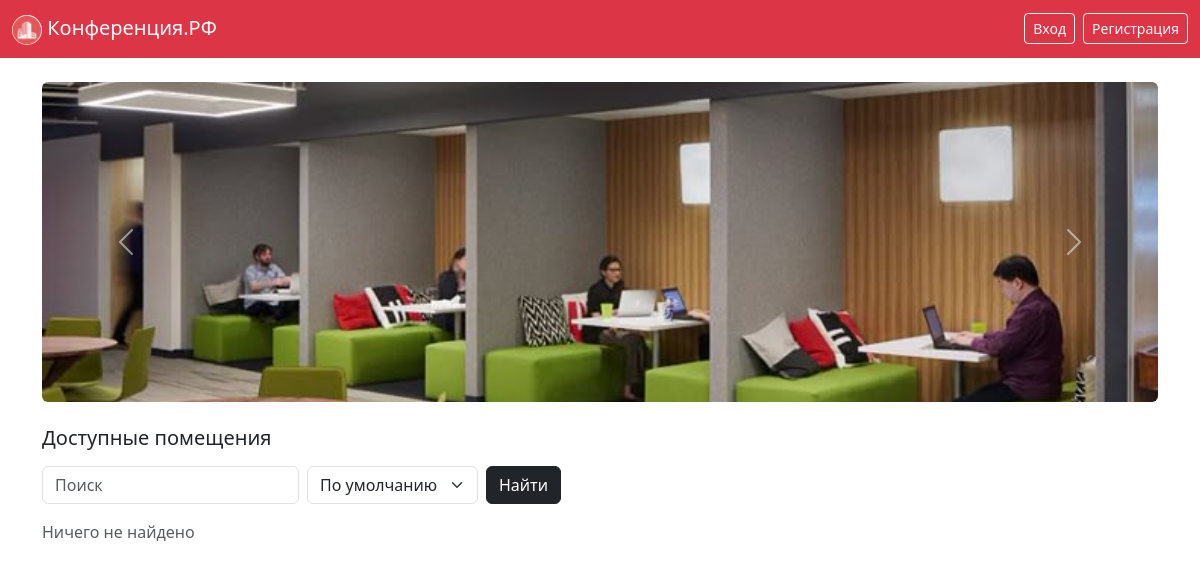
Before: / with the older database file.
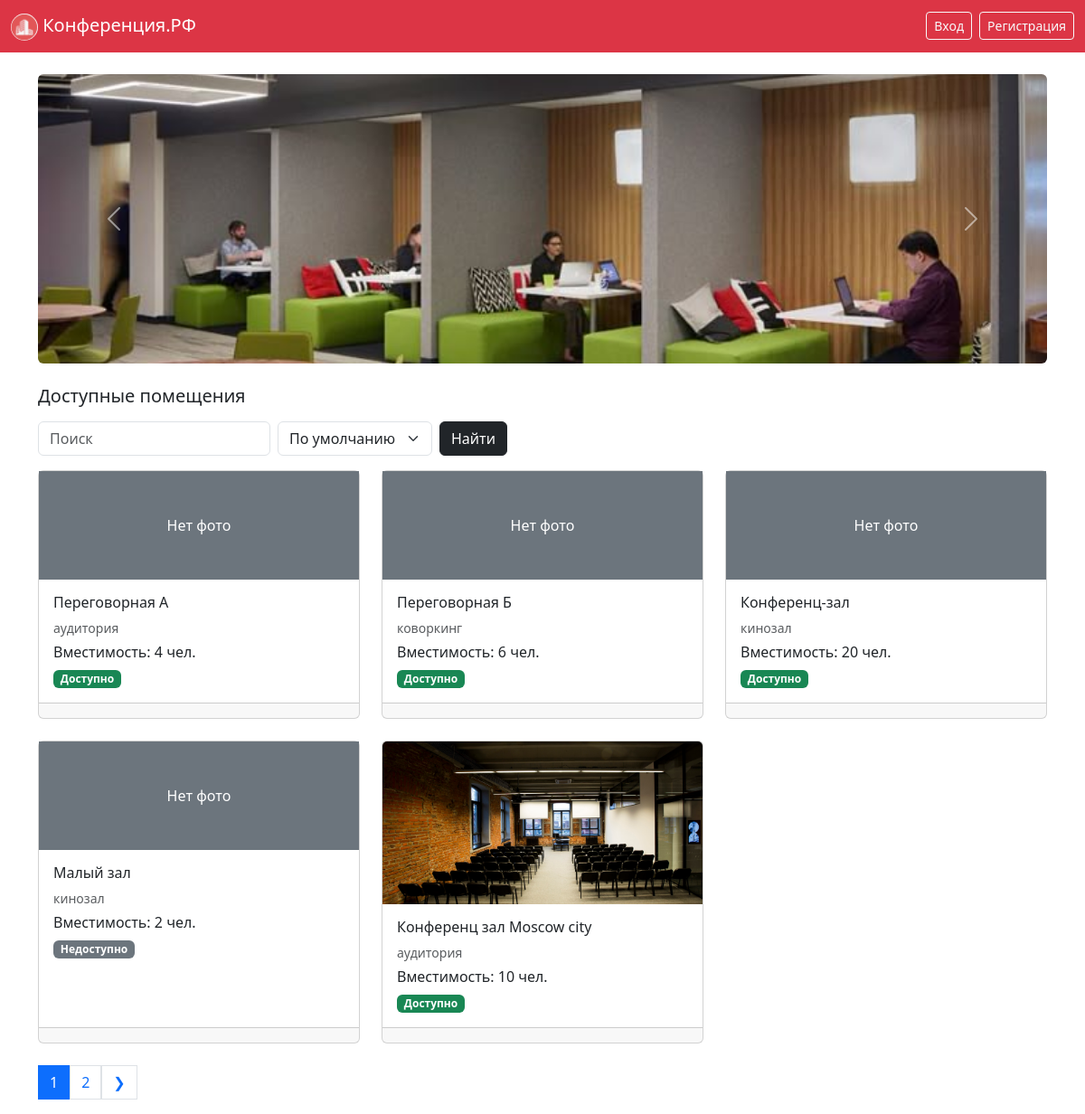
After: the same page with the newer database file.
### app/models.py (models this page shows, shortened)
class Room(models.Model):
    name = models.CharField(max_length=100)
    category = models.CharField(max_length=100)
    capacity = models.IntegerField(default=0)
    image = models.ImageField(upload_to='rooms/', blank=True, null=True)
    is_active = models.BooleanField(default=True)

### app/views.py (the view)
# urls.py: path('', views.rooms_view, name='rooms'),
def rooms_view(request):
    q = request.GET.get('q', '')
    sort = request.GET.get('sort', 'id')
    if sort not in ('id', 'name', 'capacity', '-capacity'): sort = 'id'
    qs = (Room.objects.filter(name__icontains=q) | Room.objects.filter(location__icontains=q) if q else Room.objects.all()).order_by(sort)
    page = Paginator(qs, 5).get_page(request.GET.get('page'))
    carousel_dir = os.path.join(settings.MEDIA_ROOT, 'carousel')
    carousel_images = []
    if os.path.isdir(carousel_dir):
        for f in sorted(os.listdir(carousel_dir)):
            if f.lower().endswith(('.jpg', '.jpeg', '.png', '.webp')): carousel_images.append(settings.MEDIA_URL + 'carousel/' + f)
    return render(request, 'rooms.html', {'rooms': page, 'q': q, 'sort': sort, 'carousel_images': carousel_images})

### app/templates/rooms.html (shortened to what this page needs)
{% extends 'base.html' %}
{% block content %}
{% if carousel_images %}
<div id='carousel' class='carousel slide mb-4' data-bs-ride='carousel' data-bs-interval='3000'>
  <div class='carousel-inner rounded' style='max-height:320px;overflow:hidden'>
    {% for img in carousel_images %}
    <div class='carousel-room {% if forloop.first %}active{% endif %}'>
      <img src='{{ img }}' class='d-block w-100' style='height:320px;object-fit:cover'>
    </div>
    {% endfor %}
  </div>
  <button class='carousel-control-prev' data-bs-target='#carousel' data-bs-slide='prev'><span class='carousel-control-prev-icon'></span></button>
  <button class='carousel-control-next' data-bs-target='#carousel' data-bs-slide='next'><span class='carousel-control-next-icon'></span></button>
</div>
{% endif %}
<h5 class='mb-3'>Доступные помещения</h5>
<form method='get' class='d-flex gap-2 mb-3 flex-wrap'>
  <input name='q' value='{{ q }}' class='form-control w-auto' placeholder='Поиск'>
  <select name='sort' class='form-select w-auto' onchange='this.form.submit()'>
    <option value='id' {% if sort == 'id' %}selected{% endif %}>По умолчанию</option>
  </select>
  <button class='btn btn-dark'>Найти</button>
</form>
<div class='row row-cols-1 row-cols-md-3 g-4 mb-4'>
  {% for room in rooms %}
  <div class='col'><div class='card h-100'>
    {% if room.image %}<img src='{{ room.image.url }}' class='card-img-top' style='height:180px;object-fit:cover'>
    {% else %}<div class='bg-secondary text-white text-center py-5'>Нет фото</div>{% endif %}
    <div class='card-body'>
      <h6><a href='{% url "detail" room.pk %}' class='text-decoration-none text-dark'>{{ room.name }}</a></h6>
      <p class='text-muted small mb-1'>{{ room.category }}</p>
      <p class='mb-1'>Вместимость: {{ room.capacity }} чел.</p>
      {% if room.is_active %}<span class='badge bg-success'>Доступно</span>{% else %}<span class='badge bg-secondary'>Недоступно</span>{% endif %}
    </div>
    <div class='card-footer d-flex gap-2'>
    </div>
  </div></div>
  {% empty %}<div class='col'><p class='text-muted'>Ничего не найдено</p></div>
  {% endfor %}
</div>
{% if rooms.has_other_pages %}
<nav><ul class='pagination'>
  {% for n in rooms.paginator.page_range %}<li class='page-room {% if n == rooms.number %}active{% endif %}'><a class='page-link' href='?page={{ n }}&q={{ q }}'>{{ n }}</a></li>{% endfor %}
  {% if rooms.has_next %}<li class='page-room'><a class='page-link' href='?page={{ rooms.next_page_number }}&q={{ q }}'>❯</a></li>{% endif %}
</ul></nav>
{% endif %}
{% endblock %}

### app/templates/base.html (shortened to what this page needs)
<!Doctype html>
<html lang='ru'>
<head>
  <link href="https://cdn.jsdelivr.net/npm/bootstrap@5.3.8/dist/css/bootstrap.min.css" rel="stylesheet">
</head>
<body>
  <nav class='navbar navbar-dark bg-danger'>
    <div class='container-fluid'>
      <a class='navbar-brand' href='{% url "rooms" %}'><img src="../../media/logos/Image.svg" alt="" class="" style="max-height:30px"> Конференция.РФ</a>
      <div class='d-flex gap-2'>
        {% if user.is_authenticated %}
          {% if user.is_staff %}<a href='{% url "admin_panel" %}' class='btn btn-sm btn-outline-warning'>Админ</a>{% endif %}
          <a href='{% url "profile" %}' class='btn btn-sm btn-outline-light'>Личный кабинет</a>
          <a href='{% url "logout" %}' class='btn btn-sm text-white'>Выход</a>
        {% else %}
          <a href='{% url "login" %}' class='btn btn-sm btn-outline-light'>Вход</a>
          <a href='{% url "register" %}' class='btn btn-sm btn-outline-light'>Регистрация</a>
        {% endif %}
      </div>
    </div>
  </nav>
  <div class='container mt-4'>
    {% block content %}{% endblock %}
  </div>
</body>
</html>

Changed rows visible on the page:
added Room: image "Нет фото", name "Переговорная А", category "аудитория", capacity "4", is_active "Доступно"
added Room: image "Нет фото", name "Переговорная Б", category "коворкинг", capacity "6", is_active "Доступно"
added Room: image "Нет фото", name "Конференц-зал", category "кинозал", capacity "20", is_active "Доступно"
added Room: image "Нет фото", name "Малый зал", category "кинозал", capacity "2", is_active "Недоступно"
added Room: image (picture), name "Конференц зал Moscow city", category "аудитория", capacity "10", is_active "Доступно"
Other visible differences:
new list line: "1"
new list line: "2"
text no longer shown: "Ничего не найдено"
